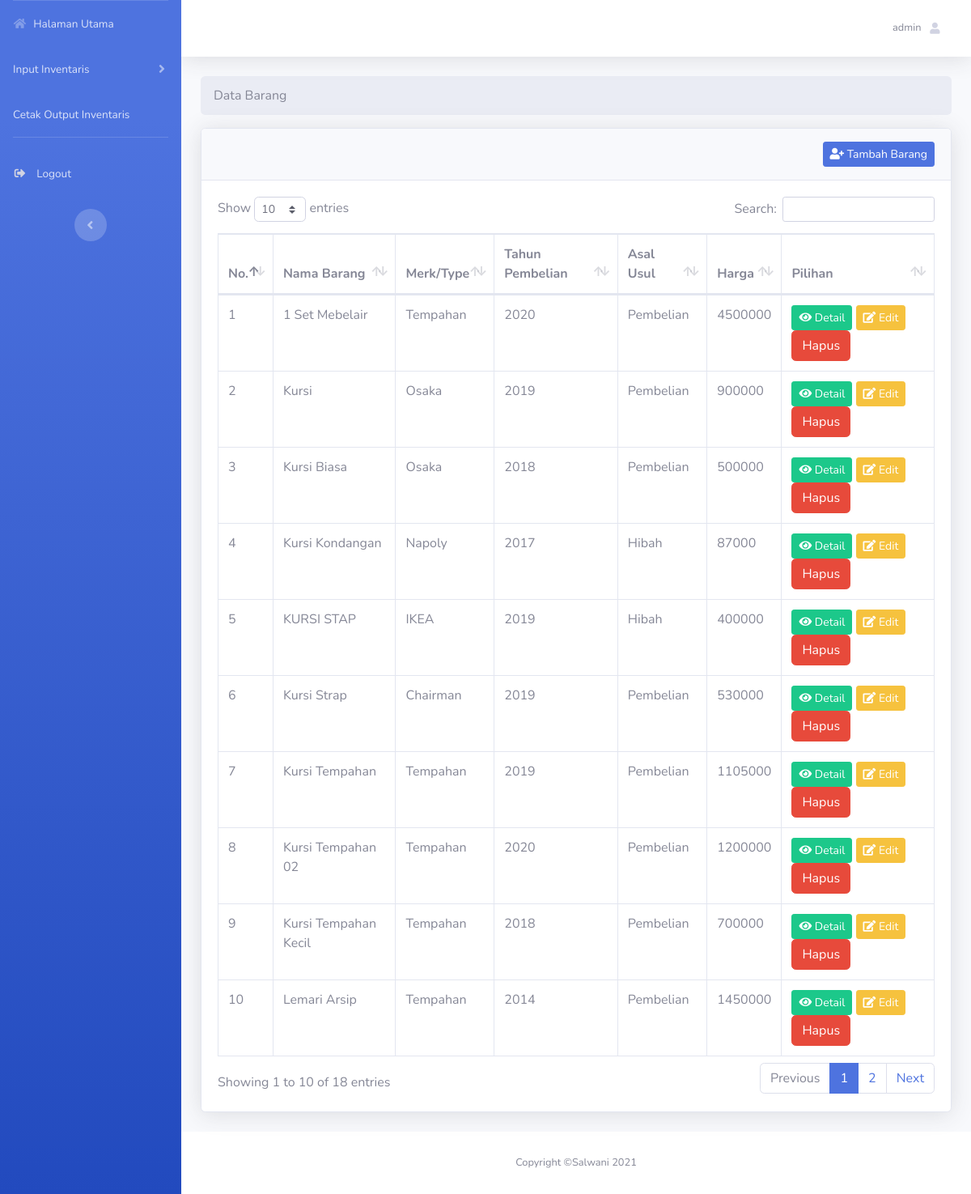
/kategori3.php (signed in), run on the app's committed database.
### tables this page shows
CREATE TABLE `user` (
  `id_user` int(11) NOT NULL,
  `username` varchar(50) NOT NULL,
  `password` varchar(255) NOT NULL
);

CREATE TABLE `kategori3` (
  `kodebarang` varchar(50) NOT NULL,
  `namabarang` varchar(50) NOT NULL,
  `jenisbarang` varchar(50) NOT NULL,
  `noregister` varchar(50) NOT NULL,
  `merktype` varchar(50) NOT NULL,
  `ukuran` varchar(100) NOT NULL,
  `bahan` varchar(100) NOT NULL,
  `tahunpembelian` varchar(100) NOT NULL,
  `asalusul` varchar(100) NOT NULL,
  `harga` varchar(100) NOT NULL,
  `kondisi` enum('Baik','Kurang Baik','Rusak') NOT NULL,
  `keterangan` varchar(100) NOT NULL,
  `foto_pegawai` varchar(225) NOT NULL
);

### _config/config.php (called while the page is built, shortened)
<?php
    $host = 'localhost';
    $user = 'root';
    $pass = '';
    $db = 'inv';
    $koneksi = mysqli_connect($host,$user,$pass,$db);
    function asset($url = null)
    {
        $asset_url = "http://localhost/inven";
        if ($url != null) {
            return $asset_url.'/'.$url;
        }else{
            return $asset_url;
        }
    }
    function base_url($url=null){
        $baseurl = "http://localhost/inven";
        if ($url != null) {
            return $baseurl.'/'.$url.'.php';
        } else{
            return $baseurl;
        }
    }
    function query($query){
        global $koneksi;
        $result = mysqli_query($koneksi, $query);
        $rows = [];
        while ($row = mysqli_fetch_assoc($result)) {
            $rows[]=$row;
        }
        return $rows;
    }

### kategori3.php (the view, shortened to what this page needs)
<?php
    $addstyles = '_assets/vendor/datatables/dataTables.bootstrap4.min.css';
    require_once "_template/_header.php";
?>
<nav aria-label="breadcrumb">
    <ol class="breadcrumb">
      <li class="breadcrumb-item active" aria-current="page">Data Barang</li>
    </ol>
</nav>
<div class="card shadow mb-4">
    <div class="card-header py-3">
        <a href="<?= base_url('tambahbarang3') ?>" class="btn btn-primary btn-sm float-right"><i class="fas fa-user-plus"></i> Tambah Barang</a>
    </div>
    <div class="card-body">
        <div class="table-responsive">
        <table class="table table-bordered" id="dataTable" width="100%" cellspacing="0">
            <thead>
            <tr>
                <th>No.</th>
                <th>Nama Barang</th>
                <th>Merk/Type</th>
                <th>Tahun Pembelian</th>
                <th>Asal Usul</th>
                <th>Harga</th>
                <th>Pilihan</th>
            </tr>
            </thead>
            <tbody>
                <?php
                    $no = 1;
                    $data_p = query("SELECT * FROM kategori3 GROUP BY namabarang asc");
                    foreach ($data_p as $p) : ?>
                        <tr>
                            <td><?= $no++; ?></td>
                            <td><?= ucwords($p['namabarang']) ?></td>
                            <td><?= $p['merktype'] ?></td>
                            <td><?= $p['tahunpembelian'] ?></td>
                            <td><?= $p['asalusul'] ?></td>
                            <td><?= strtoupper($p['harga']) ?></td>
                            <td>
                                <a href="<?= base_url('detailbarang3') ?>?id=<?= $p['kodebarang'] ?>" class="btn btn-success btn-sm"><i class="fas fa-eye"></i> Detail</a>
                                <a href="<?= base_url('editbarang3') ?>?id=<?= $p['kodebarang'] ?>" class="btn btn-warning btn-sm"><i class="fas fa-edit"></i> Edit</a>
								<button data-toggle="modal" data-target="#del<?=$p['kodebarang']?>" class="btn btn-danger">Hapus</button></td>
                        </tr>
                <?php endforeach; ?>
            </tbody>
        </table>
        </div>
    </div>
</div>
<?php
    require_once "_template/_footer.php";
?>

### _template/_header.php (shortened to what this page needs)
<?php
  if (isset($sub)) {
    require_once $sub."_config/config.php";
  }else{
    require_once "_config/config.php";
  }
  $id = $_SESSION['id_user'];
  $user = query("SELECT * FROM user WHERE id_user='$id'");
?>
<!DOCTYPE html>
<html lang="en">
<head>
  <link href="<?= asset('_assets/vendor/fontawesome-free/css/all.min.css') ?>" rel="stylesheet" type="text/css">
  <link href="<?= asset('_assets/css/sb-admin-2.min.css') ?>" rel="stylesheet">
  <?php
  if (isset($addstyles)) {
    if ($addstyles != null) {
      echo '<link href="'. asset($addstyles) .'" rel="stylesheet">';
    }
  }
  ?>
</head>
<body id="page-top">
  <div id="wrapper">
    <ul class="navbar-nav bg-gradient-primary sidebar sidebar-dark accordion" id="accordionSidebar">
      <li class="nav-item <?= isset($dashboard) == 'dashboard' ? 'active' : null ?> ">
        <a class="nav-link" href="<?= base_url() ?>">
          <i class="fas fa-fw fa-home"></i>
          <span>Halaman Utama</span></a>
      </li>
	  <li class="nav-item <?= isset($pegawai) == 'pegawai' ? 'active' : null ?>">
        <a class="nav-link collapsed" href="#" data-toggle="collapse" data-target="#collapseTwo" aria-expanded="true" aria-controls="collapseTwo">
          <span>Input Inventaris</span>
        </a>
      </li>
      <li class="nav-item <?= isset($pegawai) == 'output' ? 'active' : null ?>">
        <a class="nav-link" href="<?= base_url('output') ?>">
          <span>Cetak Output Inventaris</span></a>
      </li>
      <hr class="sidebar-divider d-none d-md-block">
      <li class="nav-item mb-3">
        <a class="nav-link" href="#" data-toggle="modal" data-target="#logoutModal">
          <i class="fas fa-sign-out-alt fa-sm fa-fw mr-2 text-gray-400"></i>
          <span>Logout</span></a>
      </li>
      <div class="text-center d-none d-md-inline">
        <button class="rounded-circle border-0" id="sidebarToggle"></button>
      </div>
    </ul>
    <div id="content-wrapper" class="d-flex flex-column">
      <div id="content">
        <nav class="navbar navbar-expand navbar-light bg-white topbar mb-4 static-top shadow">
          <ul class="navbar-nav ml-auto">
            <li class="nav-item dropdown no-arrow">
              <a class="nav-link dropdown-toggle" href="#" id="userDropdown" role="button" data-toggle="dropdown" aria-haspopup="true" aria-expanded="false">
                <span class="mr-2 d-none d-lg-inline text-gray-600 small"><?= $user[0]['username'] ?></span>
                <i class="fas fa-user fa-sm fa-fw mr-2 text-gray-400"></i>
              </a>
            </li>
          </ul>
        </nav>
        <div class="container-fluid">

### data on the page
user: username "admin"
kategori3: namabarang "1 Set Mebelair", merktype "Tempahan", tahunpembelian "2020", asalusul "Pembelian", harga "4500000"
kategori3: namabarang "Kursi", merktype "Osaka", tahunpembelian "2019", asalusul "Pembelian", harga "900000"
kategori3: namabarang "Kursi Biasa", merktype "Osaka", tahunpembelian "2018", asalusul "Pembelian", harga "500000"
kategori3: namabarang "Kursi Kondangan", merktype "Napoly", tahunpembelian "2017", asalusul "Hibah", harga "87000"
kategori3: namabarang "KURSI STAP", merktype "IKEA", tahunpembelian "2019", asalusul "Hibah", harga "400000"
kategori3: namabarang "Kursi Strap", merktype "Chairman", tahunpembelian "2019", asalusul "Pembelian", harga "530000"
kategori3: namabarang "Kursi Tempahan", merktype "Tempahan", tahunpembelian "2019", asalusul "Pembelian", harga "1105000"
kategori3: namabarang "Kursi Tempahan 02", merktype "Tempahan", tahunpembelian "2020", asalusul "Pembelian", harga "1200000"
kategori3: namabarang "Kursi Tempahan Kecil", merktype "Tempahan", tahunpembelian "2018", asalusul "Pembelian", harga "700000"
kategori3: namabarang "Lemari Arsip", merktype "Tempahan", tahunpembelian "2014", asalusul "Pembelian", harga "1450000"
